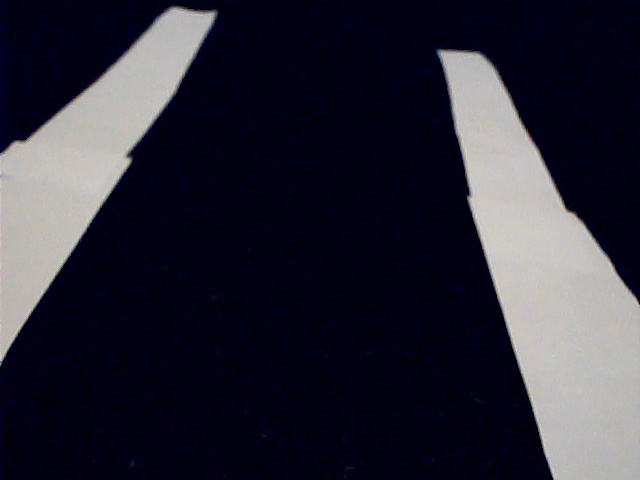
#> input picture Smart-car-project/Smart-car-project/Bilder/testPictures0.jpg, 640 x 480 px
$ python -i trajectory.py   (imports and definitions only)
#> lines starting #> are read from the running program, lines starting #| are printed output that depends on the picture; after the words box and inside, x2 and y2 are one past the last pixel; in counts of white or black regions, pixels touching at a corner belong together
#> further down, picture is the input picture: shape (480, 640, 3); mean B, G, R 55.9, 42.6, 43.5
# -*- coding: utf-8 -*-

import cv2
import numpy as np

def direction_to_take(frame):
    ## Crop the image
    crop_img = frame [0:60, 0:160]
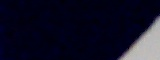
#> crop_img: shape (60, 160, 3); mean B, G, R 36, 17.1, 17.3

    ## Convert to grayscale
    hsv = cv2.cvtColor(frame, cv2.COLOR_BGR2HSV)
#> hsv: shape (480, 640, 3); mean H, S, V 103.1, 197.3, 57.4

    ## Gaussian blur
    blur = cv2.GaussianBlur(hsv, (5, 5), 0)
#> blur: shape (480, 640, 3); mean H, S, V 103.1, 197.3, 57.4

    lower_orange = np.array([5, 40, 40])
    upper_orange = np.array([15, 255, 255])
    mask = cv2.inRange(blur, lower_orange, upper_orange)
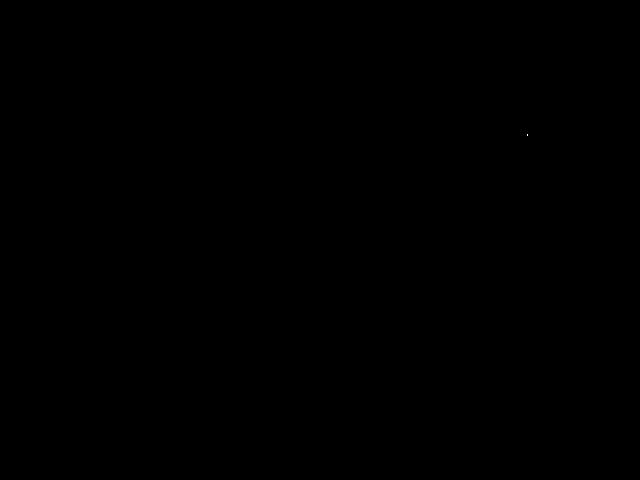
#> mask: shape (480, 640); 0% white in thin lines or dots, all inside (x1, y1, x2, y2) = (527, 134, 528, 136)

    ## Find the contours of the frame
    contours, hierarchy = cv2.findContours(mask.copy(), 1, cv2.CHAIN_APPROX_NONE)
#> contours = [[[527, 134], [527, 135]]]

    ## Find the biggest contour (if detected)
    if len(contours) > 0:
        c = max(contours, key=cv2.contourArea)
#> c = [[527, 134], [527, 135]]
        M = cv2.moments(c)
#> M = moments, m00 0
        if (M['m00'] != 0):
            cx = int(M['m10']/M['m00'])
            cy = int(M['m01']/M['m00'])
            cv2.line(crop_img,(cx,0),(cx,720),(255,0,0),1)
            cv2.line(crop_img,(0,cy),(1280,cy),(255,0,0),1)
            cv2.drawContours(crop_img, contours, 0, (0,255,0), 1)
        else:
            return 3

        cv2.imshow('frame',crop_img)

        if cx >= 120:
            return 2
        if cx < 120 and cx > 50:
            return 0
        if cx <= 50:
            return 1
    else:
        return 3

>>> import cv2
>>> picture = cv2.imread('Bilder/testPictures0.jpg')
>>> result = direction_to_take(picture)
#> result = 3
